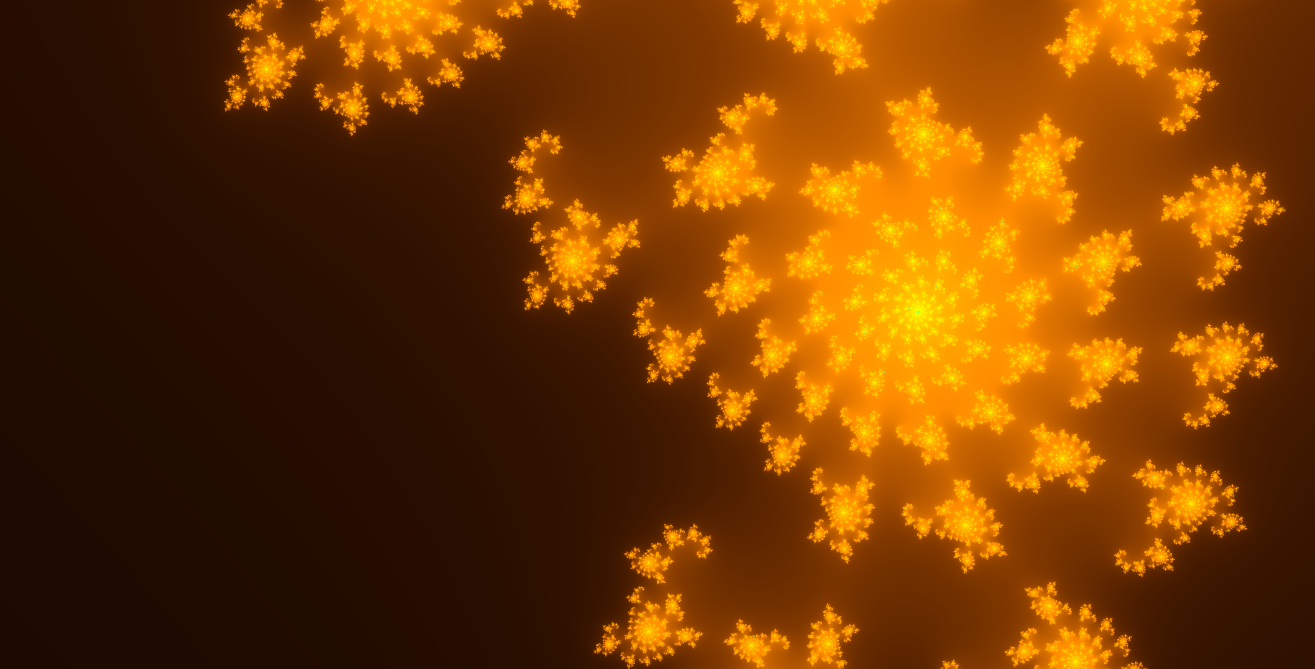
#> input picture julia_set.png, 2629 x 1337 px (shown at 1/2 size)
$ python make_img.py
#> lines starting #> are read from the running program, lines starting #| are printed output that depends on the picture
from PIL import Image, ImageFont, ImageDraw

SIZE = (1200, 1200)
HEIGHT, WIDTH = SIZE

FONT_PRIMARY = "/usr/share/texmf/fonts/opentype/public/lm/lmmonolt10-bold.otf"
FONT_SECONDARY = "/usr/share/texmf/fonts/opentype/public/lm/lmmonolt10-oblique.otf"
FONT_2 = ""

COLOR_0 = (0, 0, 0)
COLOR_1 = (255, 228, 153)

def font(name, size=20):
    return ImageFont.truetype(name, size)

def text_box(d, text, font, position, padding, box_color, text_color, box_offset=(0, 0)):
    (left, top, right, bottom) = font.getbbox(text)
    d.rectangle([
        position[0] - padding + box_offset[0],
        position[1] - padding + box_offset[1],
        right+position[0] + padding + box_offset[1],
        position[1]+bottom-top + padding + box_offset[1],
    ], box_color)
    d.text(position, text, font=font, anchor="lt", fill=text_color)

def main():
    out = Image.new("RGB", (1200, 1200), COLOR_0)
#> out: PIL image 1200x1200 RGB; every value is 0

    # setbackgroun
    bg = Image.open("julia_set.png")
#> bg is the input picture: PIL image 2629x1337 RGB; mean R, G, B 116.4, 58.1, 0
    out.paste(bg, (-700,0))
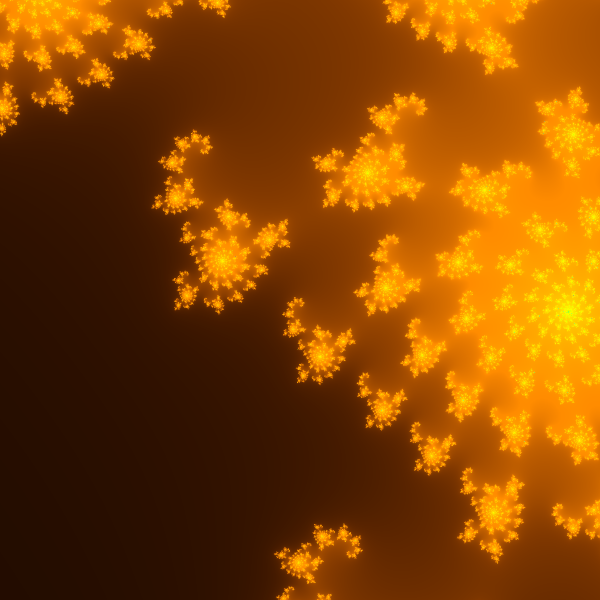
#> out: PIL image 1200x1200 RGB (shown at 1/2 size); mean R, G, B 134.8, 69, 0

    d = ImageDraw.Draw(out)

    title_pos = (100,220)

    text_box(d, "Euchre", font(FONT_PRIMARY, 120), title_pos, padding=30, box_color=COLOR_1, text_color=COLOR_0)
    text_box(d, "at Dave and Rachel's", font(FONT_SECONDARY, 60), (title_pos[0]-30, 120+title_pos[1]), padding=20, box_color=COLOR_1, text_color=COLOR_0, box_offset=(0, -5))

    time_pos = (600, 100)

    text_box(d, "3pm start", font(FONT_PRIMARY, 60), (time_pos[0]+40, 70+time_pos[1]), padding=20, box_color=COLOR_1, text_color=COLOR_0, box_offset=(0, -5))
    text_box(d, "Saturday June 17", font(FONT_SECONDARY, 60), time_pos, padding=20, box_color=COLOR_1, text_color=COLOR_0, box_offset=(0, -5))

    guest_pos = (500, 500)

    text_box(d, "with special guest", font(FONT_SECONDARY, 60), guest_pos, padding=15, box_color=COLOR_1, text_color=COLOR_0, box_offset=(0, -5))
    text_box(d, "Ryan Graham", font(FONT_PRIMARY, 60), (50+guest_pos[0], 70+guest_pos[1]), padding=15, box_color=COLOR_1, text_color=COLOR_0, box_offset=(0, -5))

    bring_pos = (60, 510)

    d.text(bring_pos, "You Bring", font=font(FONT_PRIMARY, 50), anchor="lt", fill=COLOR_1)
    d.text((40+bring_pos[0], 50+bring_pos[1]), "$5", font=font(FONT_PRIMARY, 150), anchor="lt", fill=COLOR_1)

    d.text((60, 750), "You Get", font=font(FONT_PRIMARY, 50), anchor="lt", fill=COLOR_1)
    d.text((330, 857), "(not forever)", font=font(FONT_SECONDARY, 20), anchor="lt", fill=COLOR_1)
    d.multiline_text((100, 780), "free snacks\na partner\nthe chance to win it all!\nthe chance to win $5!", font=font(FONT_SECONDARY, 45), fill=COLOR_1)

    text_box(d, "Tell Dave if you're coming!", font(FONT_PRIMARY, 60), (180, 1100), padding=15, box_color=COLOR_1, text_color=COLOR_0, box_offset=(0, -5))

    out.save("out.png")
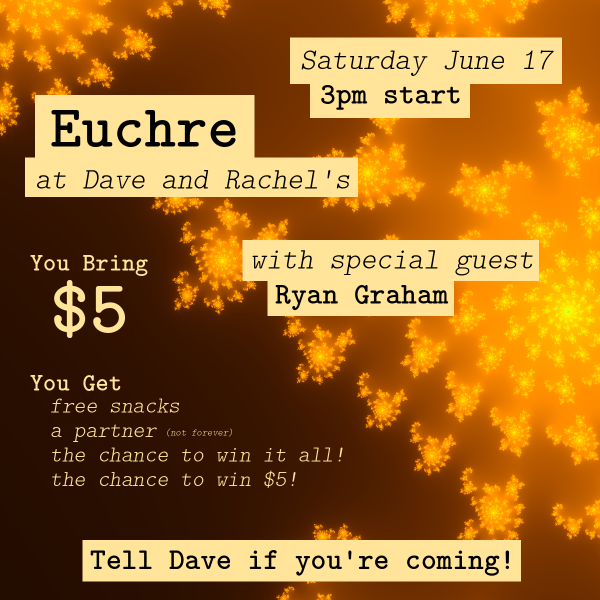
#> saved as out.png: PIL image 1200x1200 RGB (shown at 1/2 size); mean R, G, B 158.1, 102.7, 32.9

if __name__ == "__main__":
    main()
